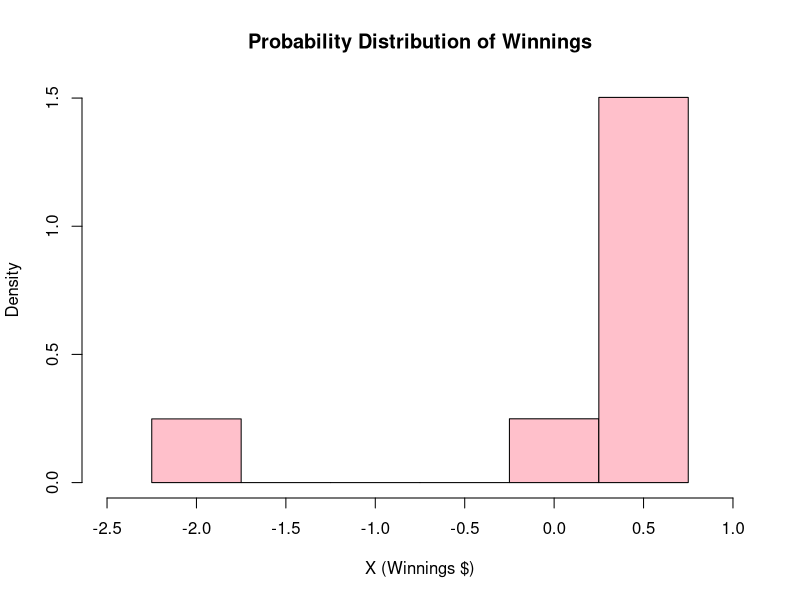
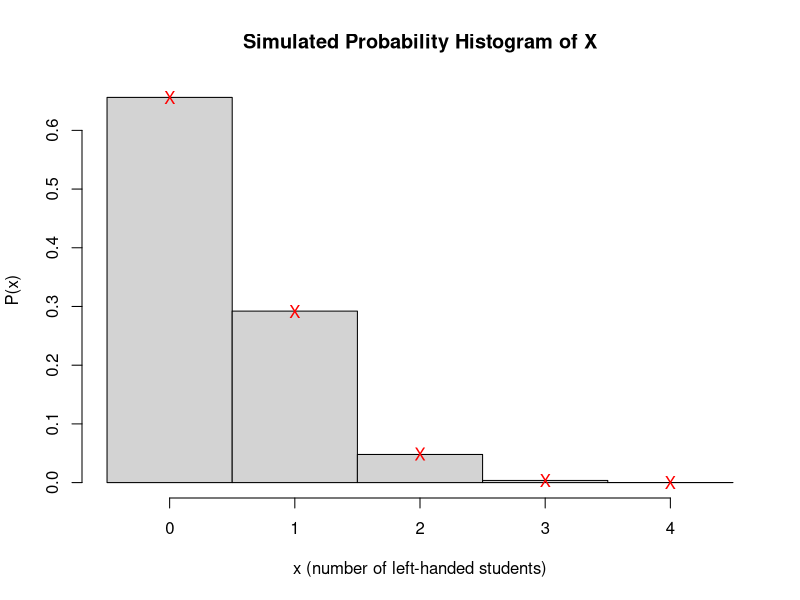
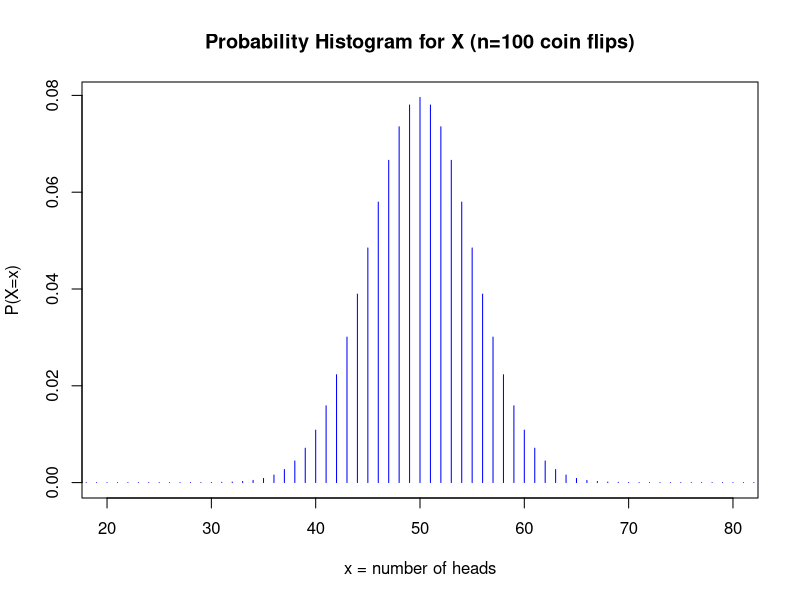

R code for these plots, in order: (Note: this script raises an error after producing the figures.)
#Unit 05 Demo Script
#Author: Carl Gladish
#Date: Oct 13, 2021 (modified Jan 27, 2022)

#Gambling game simulation
# x        P(X = x)
# $0.00   1/8
# $0.50   6/8
#-$2.00   1/8

n.sims <- 10^5
winnings <- c()

for(i in 1:n.sims){

  coin.flips <- sample(c("H","T"), 3, replace=TRUE)
  n.heads <- sum(coin.flips=="H")
  if(n.heads == 0){
    winnings[i] <- 0
  }else{
    if(n.heads == 3){
      winnings[i] <- -2.0
    }else{
      winnings[i] <- 0.5
    }
  }
}
  
hist(winnings,breaks=seq(-2.25,0.75,0.5),xlim=c(-2.5,1),
     xaxp=c(-2.5, 1, 7),xlab="X (Winnings $)",
     freq=FALSE, col="Pink",
     main="Probability Distribution of Winnings")  

mean(winnings)

#Website hits per minute#

X.vals <- c(0, 1, 2, 3, 4, 5, 6, 7, 8)
P.vals <- c(0.1340, 0.2451, 0.2688, 0.2028,
            0.0944, 0.0389, 0.0118, 0.0035, 0.0007)

#calculate the mean and standard deviation of X
mu.X <- sum(X.vals * P.vals)
mu.X
sig.X <- sqrt(sum((X.vals-mu.X)^2*P.vals))
sig.X

################################
#Left-handed students example  #
################################

p.success <- 2/20

#Simulated outcomes
n.sims <- 10^5
sim.X.vals <- c() #initializing vector of 10^5 zeros

for (i in 1:n.sims){
  #produce a sample of 4 students
  this.sample <- sample(c("L","R"), 4,
                        replace=TRUE,
                        prob=c(p.success, 1-p.success))
  
  sim.X.vals[i] <- sum(this.sample=="L") #count how many L there are
}

#probability histogram of X
hist(sim.X.vals,breaks=seq(-0.5,4.5,1),freq=FALSE,
     xlab="x (number of left-handed students)",
     ylab="P(x)",
     main="Simulated Probability Histogram of X")

#calculate mean and s.d. for X
mu.X <- mean(sim.X.vals)
mu.X
sig.X <- sqrt(1/(n.sims-1)*sum((sim.X.vals - mu.X)^2))
sig.X

#theoretical probabilities for X = number of left-handed students
P.binom.vals <- dbinom(0:4, 4, p.success)

#overlay a plot of these on the experimental prob histogram
lines(0:4, P.binom.vals,
     xlab="x = number of successes",
     ylab="P(X=x)",
     "p",pch='X',col="red",xlim=c(-0.5, 4.5))

##############
# Coin Flips #
##############

p <- 0.5
n <- 100

#P(X=45) from the mathematical formula
p.45heads <- choose(100,45)*p^45*(1-p)^55
p.45heads

#P(X=45) using the built-in binomial distribution function
p.45heads <- dbinom(45, n, p)
p.45heads

#P(X<=45) using dbinom
pbinom(45, n, p, lower.tail=TRUE)

#probability histogram for X
X.vals <- 0:100
P.vals <- dbinom(X.vals, n, p)

plot(X.vals, P.vals,
     xlab="x = number of heads",
     ylab="P(X=x)",
     main="Probability Histogram for X (n=100 coin flips)",
     type="h", col="blue",xlim=c(20,80))

#calculate mean and standard deviation
mu.X <- sum(X.vals * P.vals)
mu.X
mu.X <- n*p
mu.X

sig.X <- sqrt(sum((X.vals-mu.X)^2*P.vals))
sig.X
sig.X <- sqrt(n*p*(1-p))
sig.X

###########################################
#plot a variety of binomial distributions #
###########################################

#set up a 2 x 2 grid for showing graphs
par(mfrow=c(2,2))

#upper left graph
p <- 0.5
n <- 40
X.vals <- 0:n
P.vals <- dbinom(x.vals, n, p)
plot(X.vals, P.vals,
     xlab="x = number of successes",
     ylab="P(X=x)",
     main=paste("Binom. Dist. (n = ",n,", p=",p," )",sep=""),
     type="h",lwd=3, col="blue",xlim=c(0,40))

#upper right graph
p <- 0.25
n <- 40
X.vals <- 0:n
P.vals <- dbinom(x.vals, n, p)
plot(X.vals, P.vals,
     xlab="x = number of successes",
     ylab="P(X=x)",
     main=paste("Binom. Dist. (n = ",n,", p=",p," )",sep=""),
     type="h",lwd=3, col="blue",xlim=c(0,40))

#lower left graph
p <- 0.5
n <- 160
X.vals <- 0:n
P.vals <- dbinom(X.vals, n, p)
plot(X.vals, P.vals,
     xlab="x = number of successes",
     ylab="P(X=x)",
     main=paste("Binom. Dist. (n = ",n,", p=",p," )",sep=""),
     type="h",lwd=3, col="blue",xlim=c(60,100))

#lower right graph
p <- 0.25
n <- 160
X.vals <- 0:n
P.vals <- dbinom(X.vals, n, p)
plot(X.vals, P.vals,
     xlab="x = number of successes",
     ylab="P(X=x)",
     main=paste("Binom. Dist. (n = ",n,", p=",p," )",sep=""),
     type="h",lwd=3, col="blue",xlim=c(20,60))

#turn off the 2 x 2 grid
dev.off()

################################
# Standard Normal Distribution #
################################

#P(Z <= -0.54)
pnorm(-0.54)

#P(Z <= 1.35)
pnorm(1.35)

#P(0.5 <= Z <= 1.35)
pnorm(1.35) - pnorm(0.5)


#P(Z = 1.35)
0

#P(Z < 1.35) same as P(Z <= 1.35)
pnorm(1.35)

#P(Z >= 1.35)
1 - pnorm(1.35)


#75th percentile of Z
qnorm(0.75)


#############################
# Female Height Distribution #
#############################

mu.X <- 164.7
sig.X <- 7.1

#Plot a normal distribution (Heights)
X.vals <- seq(130, 200, 0.1)
pdf.vals <- dnorm(X.vals, mean=mu.X, sd=sig.X)
plot(X.vals, pdf.vals, type='l',xlab="X (Height, cm)",ylab="P(X)")

#shade in area between 170 and 180
polygon(c(170,seq(170,180,0.1),180),
        c(0,dnorm(seq(170,180,0.1),mu.X, sig.X), 0),
        col="pink")

#P(170 <= X <= 180)
pnorm(180, mu.X, sig.X)-pnorm(170, mu.X, sig.X)

#Find 95th percentile of female height
qnorm(0.95, mean=mu.X, sd=sig.X)

#P(164.5 <=X < 165.5)
pnorm(165.5, mu.X, sig.X) - pnorm(164.5, mu.X, sig.X)

#height of density function at x=165
dnorm(165, mu.X, sig.X)


#########################
# Left-handed Canadians #
#########################

n <- 100
p <- 0.1

#possible values of X
X.vals <- 0:100

#binomial probabilities
P.vals <- dbinom(X.vals, n, p)

#parameters
mu.X <- n*p
sig.X <- sqrt(n*p*(1-p))

#pdf of normal with same parameters
pdf.normal.vals <- dnorm(X.vals, mean=mu.X, sd=sig.X)


#plot both
plot(X.vals, P.vals, type="h",xlim=c(0,30),lwd=3,
     xlab="X (number of left-handed)",ylab="P(X)",main="Probability Histogram of X")
lines(X.vals, pdf.normal.vals, col="red",type="b")



########################
# Poisson Distribution #
########################

#Poisson distribution for X = hits to Amazon during 1-second interval
par(mfrow=c(2,1))

lambda <- 2.7E9 / (30*24*60*60)
lambda
#P(X<=100)
ppois(1000, lambda)

x.vals <- 0:2000
p.vals <- dpois(x.vals, lambda)
plot(x.vals, p.vals,
     xlab="x (visitors during 1 second)",
     ylab="P(X=x)",
     type='h',xlim=c(850,1200))

#overlay the density curve for a normal distribution
y.normal <- dnorm(x.vals, lambda, sqrt(lambda))
lines(x.vals, y.normal,col="red",lwd=3)

#make the same graph for a website with 1000 times fewer hits on average

lambda <- 2.7E6 / (30*24*60*60)
lambda
x.vals <- 0:50
p.vals <- dpois(x.vals, lambda)
plot(x.vals, p.vals,
     xlab="x (visitors during 1 second)",
     ylab="P(X=x)", lwd=5,
     type='h',xlim=c(0,10),ylim=c(0,0.4))

#overlay the density curve for a normal distribution
x.vals.normal <- seq(0,10,0.1)
y.vals.normal <-dnorm(x.vals.normal, lambda, sqrt(lambda))
lines(x.vals.normal, y.vals.normal,col="red",type="l",lwd=1)

#reset plot window
dev.off()
